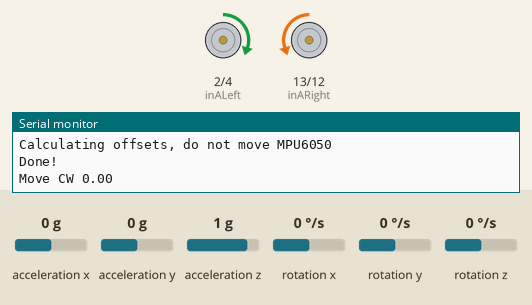
A sketch run on a simulated Arduino Uno, built with avr-gcc and run on an emulated ATmega328P. Shown: motor-driver pin pairs drawn as motors (green arrow = first pin HIGH = forward, orange = second pin HIGH = backward, longer = more drive, scaled by the enable pin), the last lines printed to the serial monitor. Inputs (shaded band) come from the test bench; at power-on: rotation z 0 °/s, acceleration x 0 g, acceleration y 0 g, acceleration z 1 g, rotation x 0 °/s, rotation y 0 °/s.

Above: at 3.2 s.
3.3 s: rotation z set to 100 °/s
At 4.3 s:
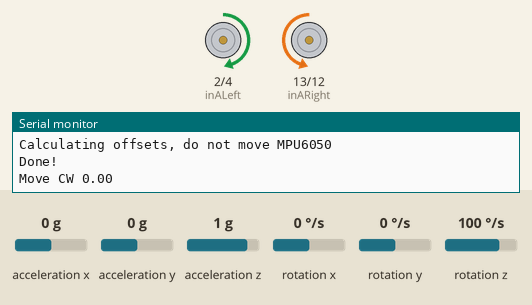
16.3 s: rotation z set to -192 °/s
At 17.9 s:
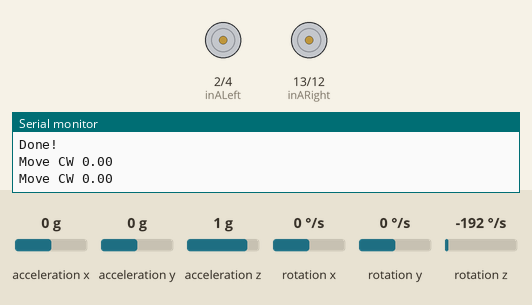
29.3 s: rotation z set to 192 °/s
42.3 s: rotation z set to -100 °/s
55.3 s: rotation z set to 184 °/s
Timing chart, 0 to 89.6 s (numbered marks = the images above; inputs shaded):
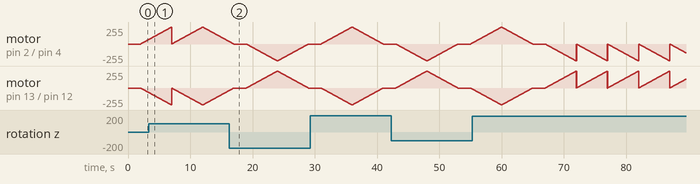

The sketch:

test_rotation.ino
```cpp
#include "Wire.h"
#include <MPU6050_light.h>
MPU6050 mpu(Wire);
unsigned long timer = 0;
//Define Motor Pins
const int inALeft = 2;
const int inBLeft = 4;
const int pwmLeft = 3;
const int inARight = 13;
const int inBRight = 12;
const int pwmRight = 11;

void setup() {
  // put your setup code here, to run once:
  //Initialize Left Motor
  pinMode(inALeft, OUTPUT);
  pinMode(inBLeft, OUTPUT);
  pinMode(pwmLeft, OUTPUT);

  //Initialize Right Motor
  pinMode(inARight, OUTPUT);
  pinMode(inBRight, OUTPUT);
  pinMode(pwmRight, OUTPUT);

  // keep motors off initially
  digitalWrite(inALeft, LOW);
  digitalWrite(inBLeft, LOW);
  digitalWrite(inARight, LOW);
  digitalWrite(inBRight, LOW);

  Serial.begin(9600);
  Wire.begin();
  byte status = mpu.begin();
  Serial.print(F("MPU6050 status: "));
  Serial.println(status);
  while (status != 0) { } // stop everything if could not connect to MPU6050
  Serial.println(F("Calculating offsets, do not move MPU6050"));
  delay(1000);
  mpu.calcOffsets(); // gyro and accelero
  Serial.println("Done!\n");
}

void loop() {
  // put your main code here, to run repeatedly:
  do {
    Serial.print("Move CW ");
    Serial.println(mpu.getAngleZ());
    rampUp(255, 3, 5000);
    mpu.update();
  } while(mpu.getAngleZ() < 180);
  rampDown(0, 3, 5000, 255);
  delay(2000);
  do {
    Serial.print("Move CCW ");
    Serial.println(mpu.getAngleZ());
    rampUp(255, 4, 5000);
    mpu.update();
  } while(mpu.getAngleZ() > 0);
  rampDown(0, 4, 5000, 255);
  delay(2000);
}

void rampUp(float power, int direction, float rampTime) {
  float rampConst = rampTime;
  float powerConst = 255;
  float timeOffset = millis();
  /*Serial.print("Time offset = ");
  Serial.println(timeOffset);*/
  while((timeOffset + power*rampConst/powerConst) > float (millis()))
  {
    int rampPower = (millis() - timeOffset)*powerConst/rampConst;
    // set motor speed via pwm
    move(rampPower, direction);
    // debug
    /*Serial.print("Ramp power = ");
    Serial.println(rampPower);
    Serial.print("time: ");
    Serial.println(millis());
    Serial.println((power*rampConst)/powerConst);
    delay(15);*/
  }
  move(power, direction);
}

void rampDown(float power, int direction, float rampTime, float initialPower) {
  if(initialPower > power) {
    float rampConst = rampTime;
    float powerConst = 255;
    float timeOffset = millis();
    /*Serial.print("Time offset = ");
    Serial.println(timeOffset);*/
    while((timeOffset + (initialPower-power)*rampConst/powerConst) > float (millis()))
    {
      int rampPower = initialPower - (millis() - timeOffset)*powerConst/rampConst;
      // set motor speed via pwm
      move(rampPower, direction);

      // debug
      /*Serial.print("Ramp power = ");
      Serial.println(rampPower);
      Serial.print("time: ");
      Serial.println(millis());
      Serial.println((power*rampConst)/powerConst);
      delay(15);  */
    }
    move(power, direction);
  }
}

void move(int power, int direction) {
  // set motor speed via pwm
  analogWrite(pwmLeft, power);
  analogWrite(pwmRight, power);
  // direction = 0 stop
  if(direction == 0) {
  // turn off motors
    digitalWrite(inALeft, LOW);
    digitalWrite(inBLeft, LOW);
    digitalWrite(inARight, LOW);
    digitalWrite(inBRight, LOW);
  }
  if(direction == 1) {
  // turn on motor and move backward
    digitalWrite(inALeft, LOW);
    digitalWrite(inBLeft, HIGH);
    digitalWrite(inARight, LOW);
    digitalWrite(inBRight, HIGH);
  }
  if(direction == 2) {
    // turn on motor and move forward
    digitalWrite(inALeft, HIGH);
    digitalWrite(inBLeft, LOW);
    digitalWrite(inARight, HIGH);
    digitalWrite(inBRight, LOW);
  }
  if(direction == 3) {
    // turn on motor and rotate CW
    digitalWrite(inALeft, HIGH);
    digitalWrite(inBLeft, LOW);
    digitalWrite(inARight, LOW);
    digitalWrite(inBRight, HIGH);
  }
  if(direction == 4) {
    // turn on motor and rotate CCW
    digitalWrite(inALeft, LOW);
    digitalWrite(inBLeft, HIGH);
    digitalWrite(inARight, HIGH);
    digitalWrite(inBRight, LOW);
  }

}

void stop() {
  // set motor speed via pwm
  move(0, 0);
}
```
